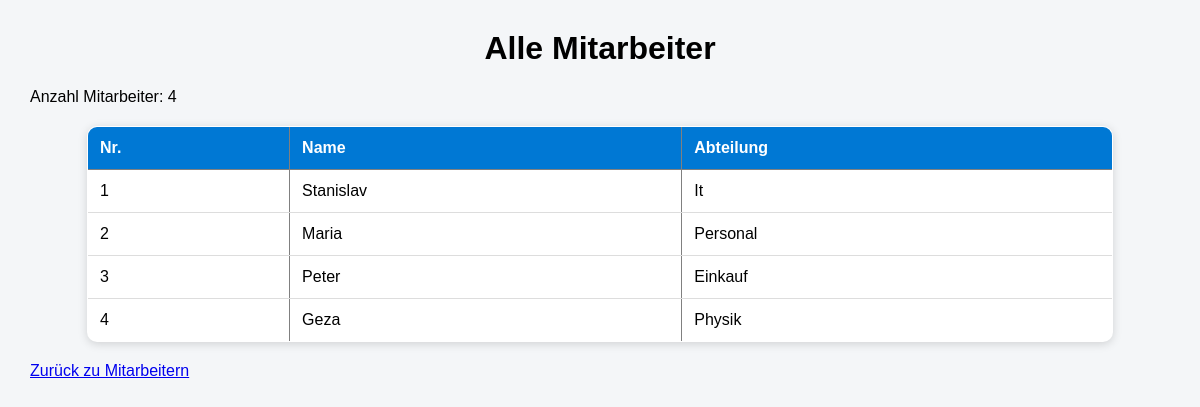
The app's page /mitarbeiter/anzeigen with its own data.
### tables this page shows
CREATE TABLE mitarbeiter (
    id INTEGER PRIMARY KEY,
    name TEXT,
    abteilung TEXT
);

### app.py (the view)
@app.route("/mitarbeiter/anzeigen")
def alle_mitarbeiter_anzeigen():
    verbindung = sqlite3.connect("asset_management.db")
    cursor = verbindung.cursor()
    cursor.execute("""
        SELECT *
        FROM mitarbeiter
    """)
    mitarbeiter = cursor.fetchall()
    anzahl = len(mitarbeiter)
    verbindung.close()
    return render_template(
        "mitarbeiter_anzeigen.html",
        mitarbeiter=mitarbeiter,
        anzahl=anzahl
    )

### templates/mitarbeiter_anzeigen.html (shortened to what this page needs)
<!DOCTYPE html>
<html>
<head>
    <link rel="stylesheet"
          href="{{ url_for('static', filename='style.css') }}">
</head>
<body>
<h1>Alle Mitarbeiter</h1>
<p>Anzahl Mitarbeiter: {{ anzahl }}</p>
{% if mitarbeiter %}
<table border="1">
    <tr>
        <th>Nr.</th>
        <th>Name</th>
        <th>Abteilung</th>
    </tr>
    {% for m in mitarbeiter %}
    <tr>
        <td>{{ loop.index }}</td>
        <td>{{ m[1] }}</td>
        <td>{{ m[2] }}</td>
    </tr>
    {% endfor %}
</table>
{% else %}
<p>Keine Mitarbeiter vorhanden.</p>
{% endif %}
<p><a href="/mitarbeiter">Zurück zu Mitarbeitern</a></p>
</body>
</html>

### static/style.css (style rules this page uses)
body { font-family: Arial, sans-serif; background-color: #f4f6f8; margin: 30px; }
h1 { text-align: center; }
table { width: 100%; border-collapse: collapse; background-color: white; box-shadow: 0 2px 10px rgba(0,0,0,0.15); border-radius: 10px; overflow: hidden; }
th { background-color: #0078d4; color: white; text-align: left; padding: 12px; }
td { padding: 12px; border-bottom: 1px solid #e5e5e5; }
table { width: 90%; margin: 20px auto; border-collapse: collapse; background-color: white; box-shadow: 0 2px 10px rgba(0,0,0,0.15); border-radius: 10px; overflow: hidden; }
th { background-color: #0078d4; color: white; padding: 12px; text-align: left; }
td { padding: 12px; border-bottom: 1px solid #ddd; }

### records on screen
mitarbeiter: name "Stanislav", abteilung "It"
mitarbeiter: name "Maria", abteilung "Personal"
mitarbeiter: name "Peter", abteilung "Einkauf"
mitarbeiter: name "Geza", abteilung "Physik"

### other values on screen
{{ anzahl }} "4"
